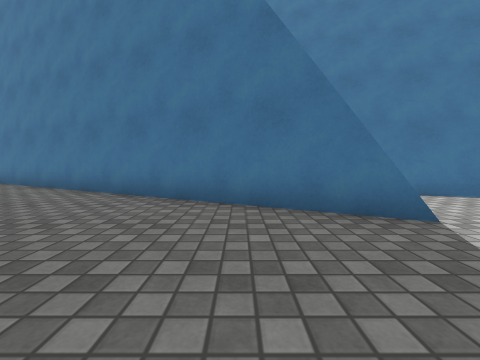
[1] (above)

16 first-person views from a walk through a Unity game level. The camera is 0.72 m above the floor, tilts 4° down and sees 90° across. The floor is counted in squares, 1 m on a side. Each view is taken from the middle of a square. On the plan, view 1 faces up. The plan holds only what a view shows up to about 9 squares ahead; the rest is blank. The place goes on beyond the plan. The player is left out. Surface patterns are stand-ins for the level's own textures.

[2]
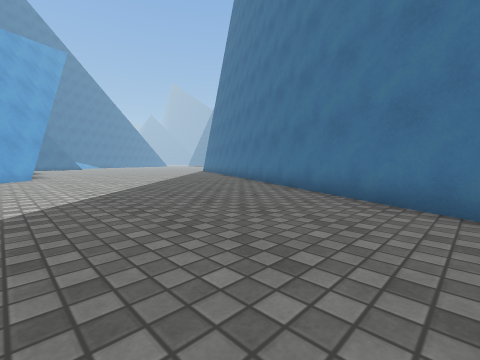

[3]
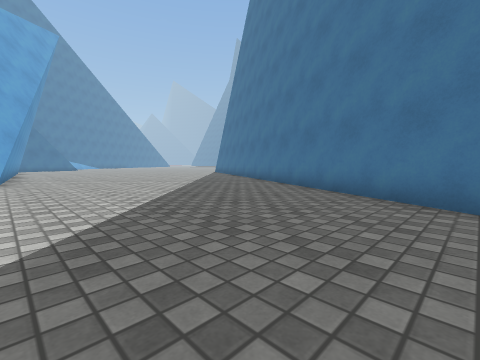

[4]
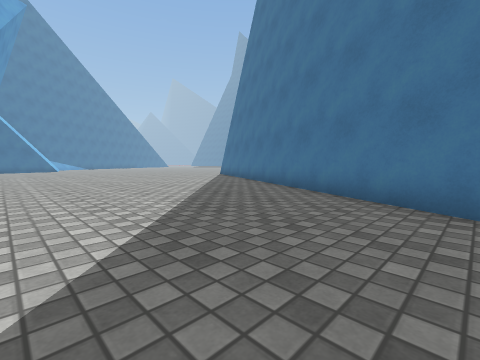

[5]
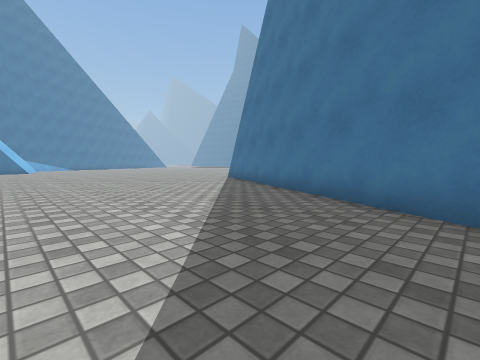

[6]
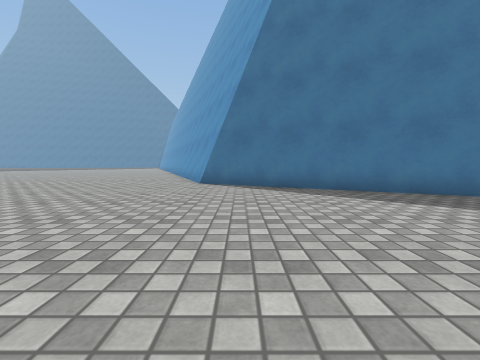

[7]
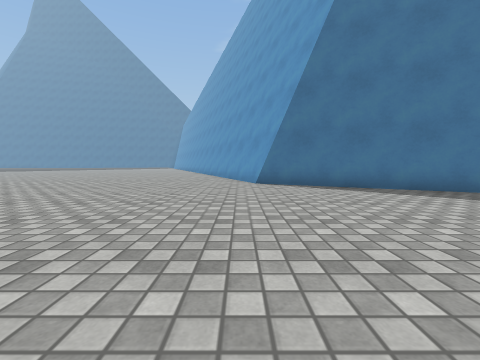

[8]
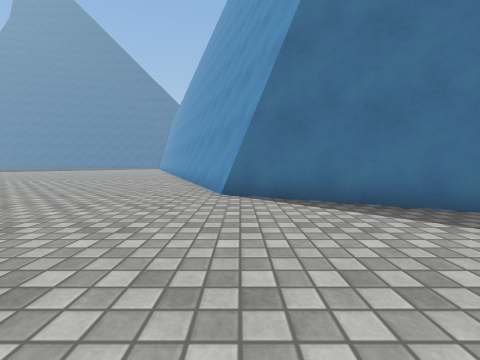

[9]
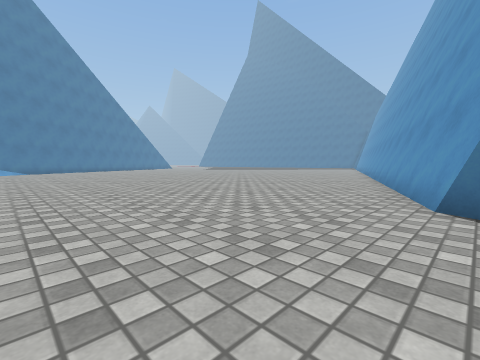

[10]
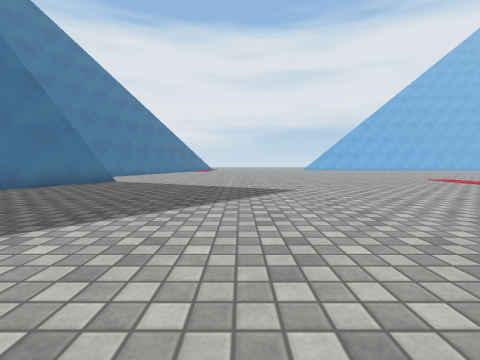

[11]
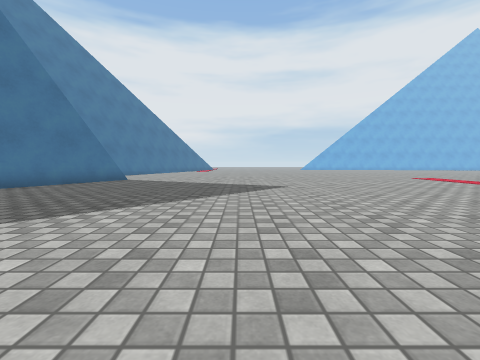

[12]
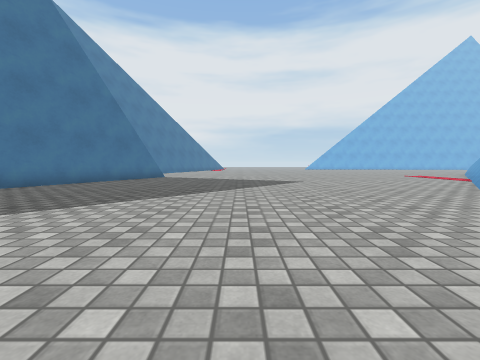

[13]
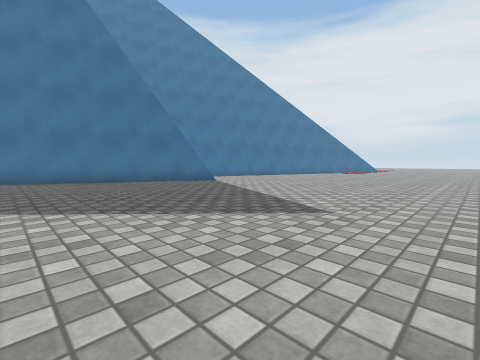

[14]
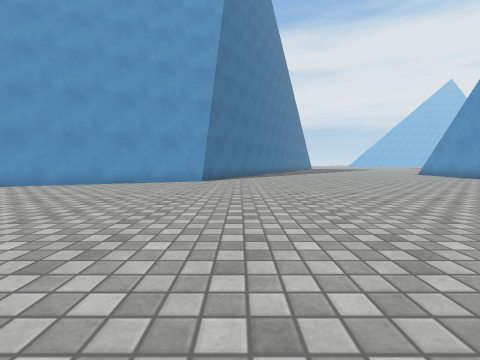

[15]
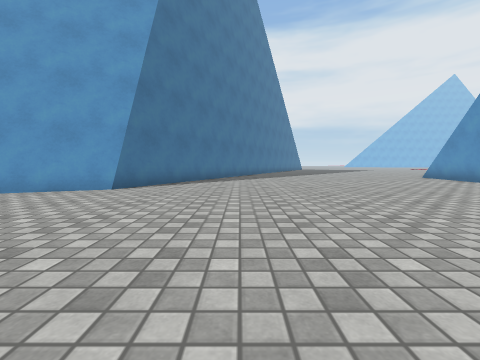

[16]
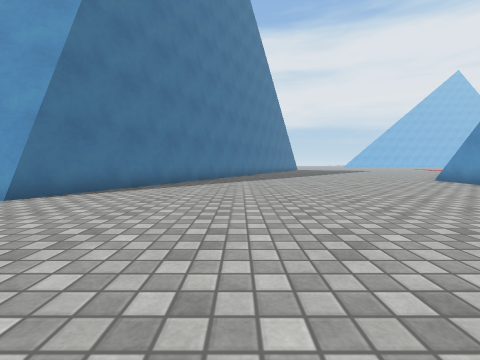

### Floor plan
Points are (right, up) in squares from view 1. A wall is a line through its corners. A room is listed if a view was taken in it or the views show most of it. See-through windows are left out.
Room 1 (views 1, 2, 3, 4, 5, 6, 7, 8, 9, 10, 11, 12, 13, 14, 15, 16)
walls: (-16.5, 1.3) (-16, 1.3); (-15.5, 1.2) (-13.5, 1.1); (-14.1, 1.4) (-13.5, 0.9); (-18.1, 13.4) (-19.8, 17.6); (2.5, 3) (-18.4, 13.6)
low walls: (-12.5, 0.3) (-12, -0.1); (-18.4, 13.6) (-20, 17.5)

Positions as (right, up) in squares from view 1, and headings:
1: (0, 0), facing up
2: (0, 0), facing up-left
3: (-3, 1), facing up-left
4: (-6, 3), facing up-left
5: (-9, 5), facing up-left
6: (-17, 5), facing up
7: (-19, 5), facing up
8: (-18, 8), facing up
9: (-18, 9), facing up-left
10: (-7, -2), facing right
11: (-8, -2), facing right
12: (-10, -1), facing right
13: (-4, -5), facing up-right
14: (-28, 12), facing right
15: (-25, 10), facing right
16: (-23, 9), facing right
